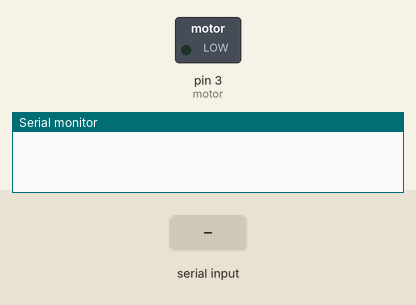
This sketch was run on a simulated Arduino Uno, built with avr-gcc and run on an emulated ATmega328P. On the bench: switched loads named in the sketch (green lamp = pin HIGH), the last lines printed to the serial monitor. The test bench sets the inputs (shaded band).

Above: at 1.2 s.
1.3 s: "1" received over Serial
At 2.5 s:
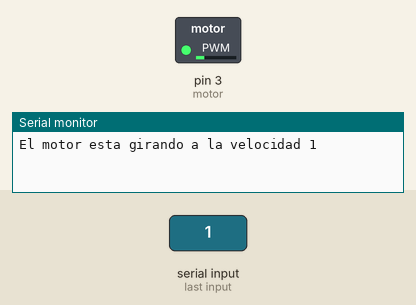
2.8 s: "2" received over Serial
At 3.8 s:
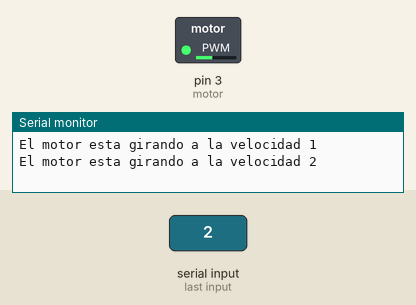
4.3 s: "0" received over Serial
At 5.0 s:
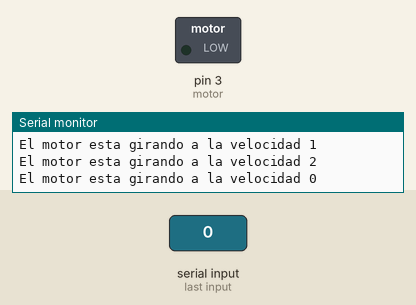
Timing chart, 0 to 7.3 s (numbered marks = the images above; inputs shaded):
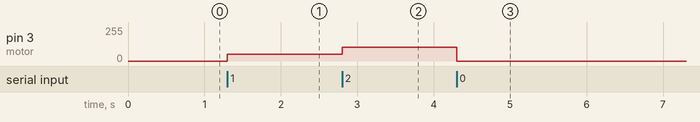

The sketch:

PMWMotor.ino
```cpp
/* ---------------------------------------------
Control por PWM de un motor
---------------------------------------------
Programa que hace uso de un motor y la Consola serial de Arduino, tiene la posiblidad de configurar al motor
5 velocidades distintas, desde el teclado del PC puedes enviarle la velocidad deseada. Las 5 velocidades se
configuran con 5 PWM distintos. */
//--------------------------------------------------
//Declara puertos de entradas y salidas y variables
//--------------------------------------------------
int motor=3; //Declara Pin del motor
//------------------------------------
//Funcion principal
//------------------------------------
void setup() // Se ejecuta cada vez que el Arduino se inicia
{
  Serial.begin(9600); //Inicia la comunicacion serial Arduino-PC
}

//------------------------------------
//Funcion ciclicla
//------------------------------------
void loop() // Esta funcion se mantiene ejecutando
{
  //Si hay algun valor en la Consola Serial
  if (Serial.available()){
    //Variable donde se guarda el caracter enviado desde teclado
    char a = Serial.read();
    // Si el caracter ingresado esta entre 0 y 5
    if (a>='0' && a<='5'){
      //Variable para escalar el valor ingresado a rango de PWM
      int velocidad = map(a,'0','5',0,255);
      //Escritura de PWM al motor
      analogWrite(motor,velocidad);
      //Mensaje para el usuario
      Serial.print("El motor esta girando a la velocidad ");
      Serial.println(a);
    }else{ // Si el caracter ingresado NO esta entre 0 y 5
      //Mensaje para el usuario
      Serial.print("Velocidad invalida");
      Serial.println(a);
    }
  }
}
//Fin programa
```

Measured:
- after the input at 1.3 s, pin 3 (motor): 0/255 → 51/255 at once
- after the input at 2.8 s, pin 3 (motor): 51/255 → 102/255 at once
- after the input at 4.3 s, pin 3 (motor): 102/255 → 0/255 at once
